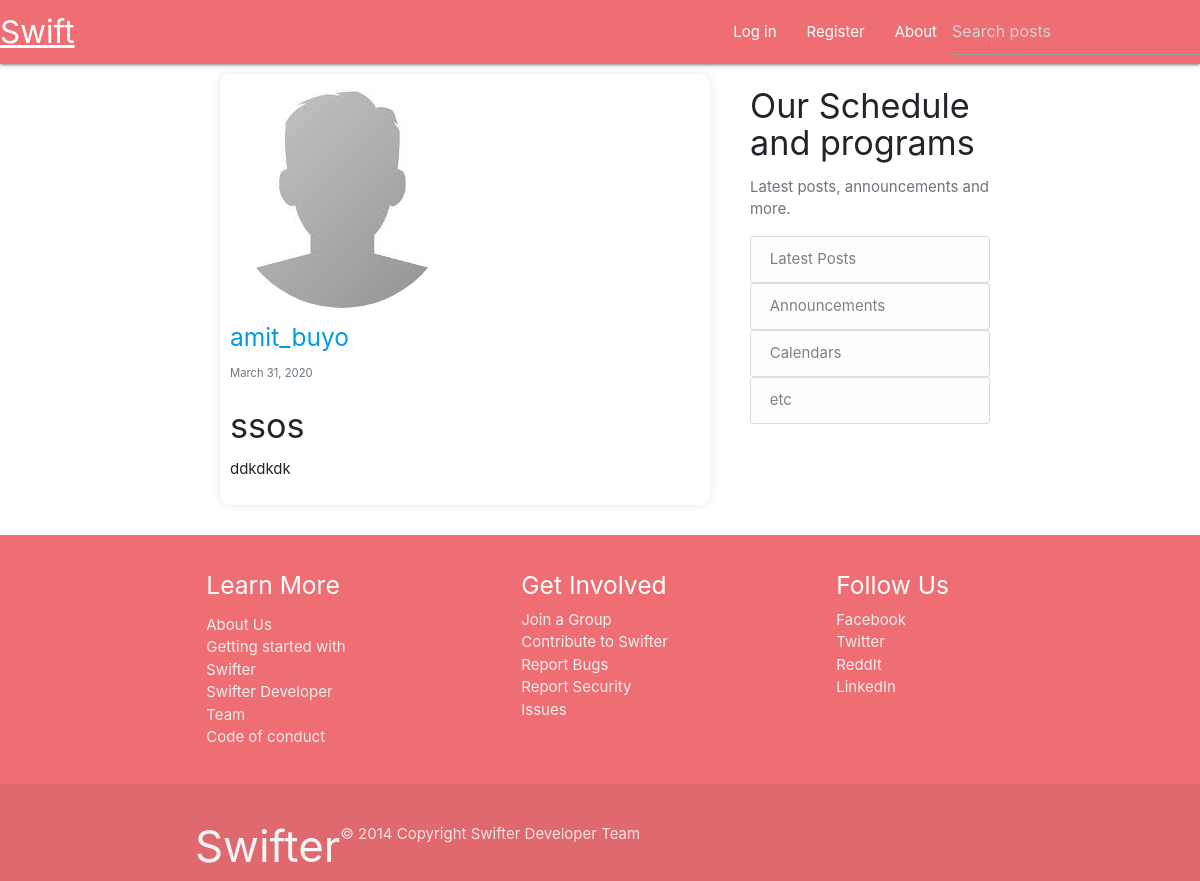
Screenshot of /post/12/ with the database file from the repository.
### blog/models.py (models this page shows, shortened)
class Post(models.Model):
    title = models.CharField(max_length=100)
    author = models.ForeignKey(User, on_delete=models.CASCADE, default=None)
    date_posted = models.DateTimeField(default=timezone.now)
    content = models.TextField()

### user/models.py (models this page shows, shortened)
class Profile(models.Model):
    user = models.OneToOneField(User, on_delete=models.CASCADE)
    prof_pic = models.ImageField(default="default.jpg", upload_to='profile_pics')
    bio = models.TextField()
    address = models.CharField(max_length=100)
    date_joined = models.DateTimeField(default=timezone.now)

### blog/views.py (the view)
# urls.py: path('post/<int:pk>/', PostDetailView.as_view(), name='post-detail'),
class PostDetailView(DetailView):
    model = Post

### blog/templates/blog/post_detail.html (shortened to what this page needs)
{% extends 'index.html' %}
{% block content %}
	<article class="media content-section">
      <div class="media-body" style="
        border:none;
        border-radius: 10px;
        box-shadow: 0px 0px 10px rgba(0, 0, 0, 0.1);
        padding-top: 1rem;
        margin: 10px;
        padding: 10px;">
        <img class="rounded-circle account-img" src="{{object.author.profile.prof_pic.url}}">
        <div class="article-metadata">
        <h5><a class="mr-2" href="{% url 'user-posts' object.author.username %}">{{ object.author }}</a></h5>
          <small class="text-muted">{{ object.date_posted|date:"F d, Y" }}</small>
        </div>
        <h4 class="article-title">{{ object.title }}</h4>
        <p class="article-content">{{ object.content }}</p>
      </div>
    </article>
{% endblock %}

### rows the page displays
Post: author.profile.prof_pic (placeholder picture), author "amit_buyo", date_posted "March 31, 2020", title "ssos", content "ddkdkdk"
